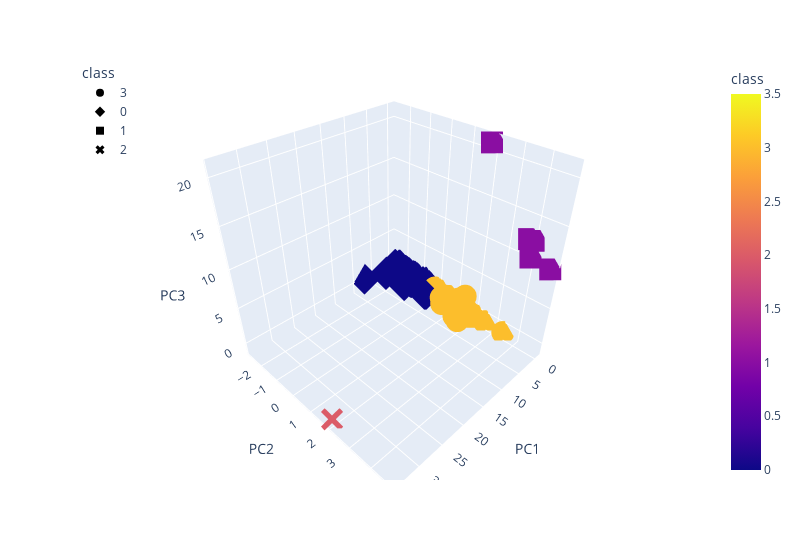

Source (notebook cell):
### Code cell
# Creating a 3D-Scatter with the PCA data and the clusters

fig = px.scatter_3d(
    clustered_df,
    x="PC1",
    y="PC2",
    z="PC3",
    width=800,
    color="class",
    symbol="class"
)
fig.update_layout(legend=dict(x=0, y=1))
fig.show()

### Figure 1 — Plotly figure (JSON) as saved in the notebook; plotly's stock layout.template omitted (floating-point values rounded to 4 significant figures; data arrays with more than 128 entries replaced by an {"elided": "..."} marker saying what was removed)
{"data": [{"hovertemplate": "class=%{marker.color}<br>PC1=%{x}<br>PC2=%{y}<br>PC3=%{z}<extra></extra>", "legendgroup": "3", "marker": {"color": {"elided": "287 int values"}, "coloraxis": "coloraxis", "symbol": "circle"}, "mode": "markers", "name": "3", "scene": "scene", "showlegend": true, "type": "scatter3d", "x": {"elided": "287 float values"}, "y": {"elided": "287 float values"}, "z": {"elided": "287 float values"}}, {"hovertemplate": "class=%{marker.color}<br>PC1=%{x}<br>PC2=%{y}<br>PC3=%{z}<extra></extra>", "legendgroup": "0", "marker": {"color": {"elided": "239 int values"}, "coloraxis": "coloraxis", "symbol": "diamond"}, "mode": "markers", "name": "0", "scene": "scene", "showlegend": true, "type": "scatter3d", "x": {"elided": "239 float values"}, "y": {"elided": "239 float values"}, "z": {"elided": "239 float values"}}, {"hovertemplate": "class=%{marker.color}<br>PC1=%{x}<br>PC2=%{y}<br>PC3=%{z}<extra></extra>", "legendgroup": "1", "marker": {"color": [1, 1, 1, 1, 1], "coloraxis": "coloraxis", "symbol": "square"}, "mode": "markers", "name": "1", "scene": "scene", "showlegend": true, "type": "scatter3d", "x": [-0.2272, -0.2839, -0.4244, -0.3767, -0.4938], "y": [4.016, 1.916, 3.822, 4.0, 4.777], "z": [12.57, 21.03, 12.48, 10.51, 10.15]}, {"hovertemplate": "class=%{marker.color}<br>PC1=%{x}<br>PC2=%{y}<br>PC3=%{z}<extra></extra>", "legendgroup": "2", "marker": {"color": [2], "coloraxis": "coloraxis", "symbol": "x"}, "mode": "markers", "name": "2", "scene": "scene", "showlegend": true, "type": "scatter3d", "x": [34.03], "y": [1.895], "z": [-0.9773]}], "layout": {"coloraxis": {"colorbar": {"title": {"text": "class"}}, "colorscale": [[0, "#0d0887"], [0.1111, "#46039f"], [0.2222, "#7201a8"], [0.3333, "#9c179e"], [0.4444, "#bd3786"], [0.5556, "#d8576b"], [0.6667, "#ed7953"], [0.7778, "#fb9f3a"], [0.8889, "#fdca26"], [1, "#f0f921"]]}, "legend": {"title": {"text": "class"}, "tracegroupgap": 0, "x": 0, "y": 1}, "margin": {"t": 60}, "scene": {"domain": {"x": [0, 1], "y": [0, 1]}, "xaxis": {"title": {"text": "PC1"}}, "yaxis": {"title": {"text": "PC2"}}, "zaxis": {"title": {"text": "PC3"}}}, "width": 800}}
